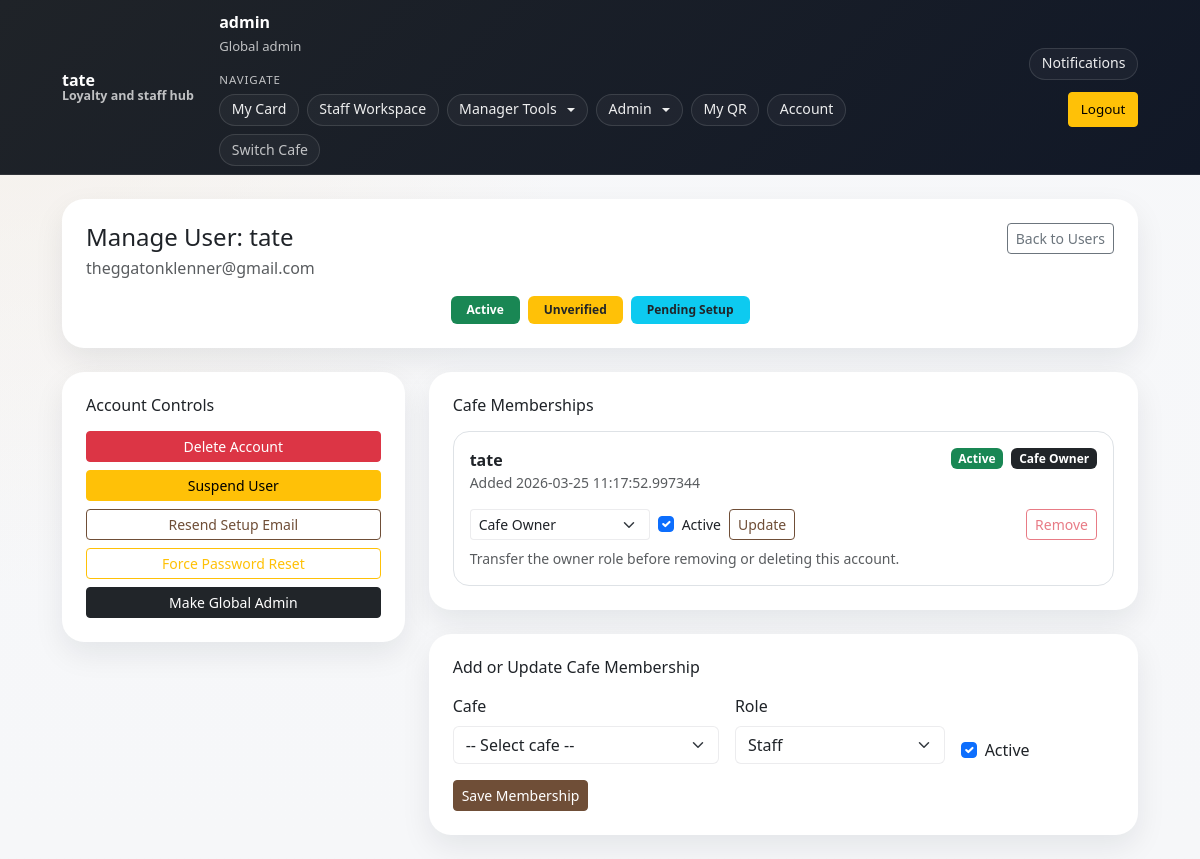
Page /admin/users/2 (signed in) on the earlier database version.
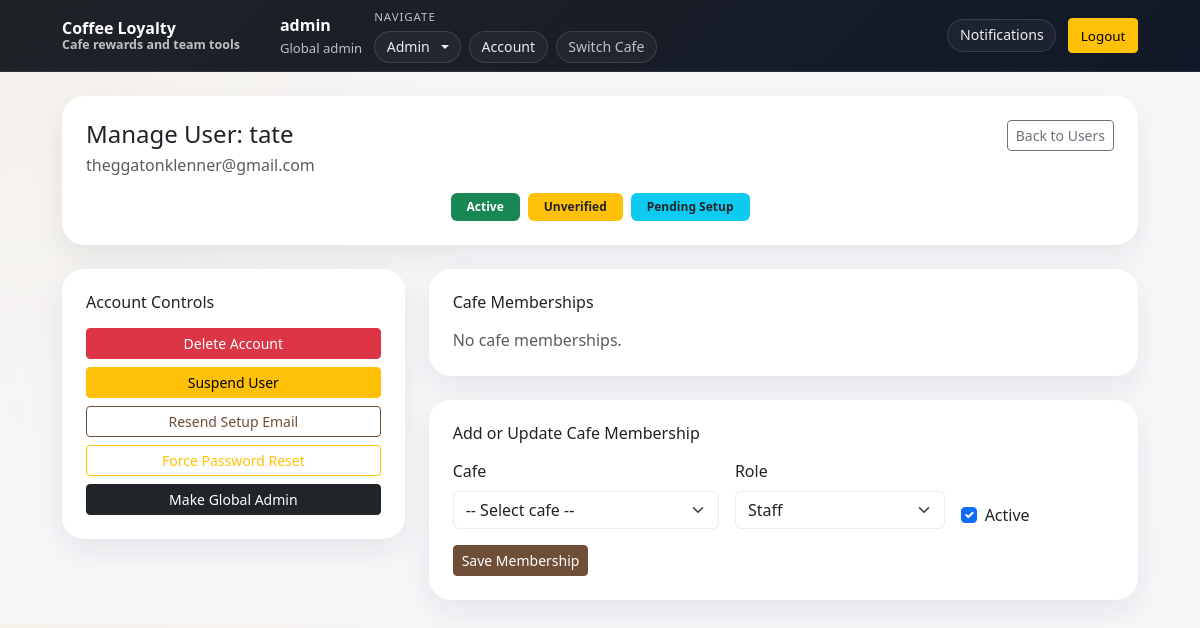
Same page on the later database version.
### models.py (models this page shows)
class Cafe(db.Model):
    __tablename__ = "cafes"
    id = db.Column(db.Integer, primary_key=True)
    name = db.Column(db.String(120), nullable=False)
    slug = db.Column(db.String(80), unique=True, nullable=False, index=True)
    is_active = db.Column(db.Boolean, nullable=False, default=True)
    is_archived = db.Column(db.Boolean, nullable=False, default=False)
    created_at = db.Column(db.DateTime, nullable=False, default=datetime.utcnow)
    logo_url = db.Column(db.String(500), nullable=True)
    accent_color = db.Column(db.String(20), nullable=False, default="#6f4e37")
    secondary_color = db.Column(db.String(20), nullable=False, default="#f5ede3")
    theme_mode = db.Column(db.String(20), nullable=False, default="light")   # light | dark | coffee | modern
    card_style = db.Column(db.String(20), nullable=False, default="rounded") # rounded | minimal | bold
    public_location = db.Column(db.String(255), nullable=True)
    public_opening_hours = db.Column(db.String(255), nullable=True)
    public_join_instructions = db.Column(db.String(500), nullable=True)
    settings = db.relationship(
        "CafeSettings",
        back_populates="cafe",
        uselist=False,
        cascade="all, delete-orphan",
    )
    members = db.relationship(
        "CafeMember",
        back_populates="cafe",
        cascade="all, delete-orphan",
    )
    loyalty_cards = db.relationship(
        "LoyaltyCard",
        back_populates="cafe",
        cascade="all, delete-orphan",
    )
    activity_logs = db.relationship(
        "ActivityLog",
        back_populates="cafe",
        cascade="all, delete-orphan",
    )
    invites = db.relationship(
        "StaffInvite",
        back_populates="cafe",
        cascade="all, delete-orphan",
    )
    reward_tiers = db.relationship(
        "RewardTier",
        back_populates="cafe",
        cascade="all, delete-orphan",
        order_by="RewardTier.points_required.asc()",
    )

class CafeMember(db.Model):
    __tablename__ = "cafe_members"
    id = db.Column(db.Integer, primary_key=True)
    user_id = db.Column(db.Integer, db.ForeignKey("users.id"), nullable=False, index=True)
    cafe_id = db.Column(db.Integer, db.ForeignKey("cafes.id"), nullable=False, index=True)
    role = db.Column(db.String(20), nullable=False)  # owner | manager | staff
    is_active = db.Column(db.Boolean, nullable=False, default=True)
    created_at = db.Column(db.DateTime, nullable=False, default=datetime.utcnow)
    __table_args__ = (
        db.UniqueConstraint("user_id", "cafe_id", name="uq_user_cafe_membership"),
    )
    user = db.relationship("User", back_populates="memberships")
    cafe = db.relationship("Cafe", back_populates="members")

class GlobalSettings(db.Model):
    __tablename__ = "global_settings"
    id = db.Column(db.Integer, primary_key=True, default=1)
    site_name = db.Column(db.String(120), nullable=False, default="Coffee Loyalty")
    allow_public_registration = db.Column(db.Boolean, nullable=False, default=True)
    allow_global_manager_invites = db.Column(db.Boolean, nullable=False, default=True)
    password_reset_expiry_hours = db.Column(db.Integer, nullable=False, default=1)
    default_stamps_required = db.Column(db.Integer, nullable=False, default=9)
    default_points_required = db.Column(db.Integer, nullable=False, default=100)
    default_points_per_purchase = db.Column(db.Integer, nullable=False, default=10)
    default_reward_name = db.Column(db.String(80), nullable=False, default="Free Coffee")
    default_welcome_message = db.Column(db.String(255), nullable=False, default="Welcome back!")
    default_invite_expiry_days = db.Column(db.Integer, nullable=False, default=7)
    default_allow_manager_invites = db.Column(db.Boolean, nullable=False, default=True)
    updated_at = db.Column(db.DateTime, nullable=False, default=datetime.utcnow, onupdate=datetime.utcnow)

### app.py (the view)
    @app.get("/admin/users/<int:user_id>")
    @require_login
    @require_global_admin
    def admin_user_manage(user_id: int):
        u = db.session.get(User, user_id)
        if not u:
            abort(404)
        cafes = (
            Cafe.query
            .filter(Cafe.is_active == True, Cafe.is_archived == False)  # noqa: E712
            .order_by(Cafe.name.asc())
            .all()
        )
        memberships = CafeMember.query.filter_by(user_id=u.id).order_by(CafeMember.created_at.desc()).all()
        cafe_map = {c.id: c for c in Cafe.query.order_by(Cafe.name.asc()).all()}
        return render_template(
            "admin_user_manage.html",
            target=u,
            cafes=cafes,
            memberships=memberships,
            cafe_map=cafe_map
        )

### app.py (called while the page is built, shortened)
def ensure_global_settings() -> GlobalSettings:
    settings = db.session.get(GlobalSettings, 1)
    if settings:
        return settings
    settings = GlobalSettings(id=1)
    db.session.add(settings)
    db.session.commit()
    return settings

def ensure_email_settings() -> EmailSettings:
    settings = db.session.get(EmailSettings, 1)
    if settings:
        return settings

def cafe_is_available(cafe: Cafe | None) -> bool:
    return bool(cafe and cafe.is_active and not getattr(cafe, "is_archived", False))

def normalize_phone(phone_number: str) -> str:
    return re.sub(r"\D+", "", phone_number or "")

def normalize_email(email: str) -> str:
    return (email or "").strip().lower()

def get_user_contact(user_id: int) -> UserContact | None:
    return UserContact.query.filter_by(user_id=user_id).first()

def get_user_block(user: User | None) -> BlockedContact | None:
    if not user:
        return None
    contact = get_user_contact(user.id)
    return get_blocked_contact(email=user.email, phone_number=contact.phone_number if contact else None)

### templates/admin_user_manage.html (shortened to what the changed rows need)
{% extends "base.html" %}
{% block content %}
<div class="card shadow-sm border-0 mb-4">
  <div class="card-body p-4">
    <div class="d-flex flex-column gap-3">
      <div class="d-flex justify-content-between align-items-start flex-wrap gap-3">
        <div>
          <h1 class="h4 mb-1">Manage User: {{ target.username }}</h1>
        </div>
      </div>
    </div>
  </div>
</div>
<div class="row g-4">
  <div class="col-lg-4">
    <div class="card shadow-sm border-0">
      <div class="card-body p-4">
        <h2 class="h6 mb-3">Account Controls</h2>
      </div>
    </div>
  </div>
  <div class="col-lg-8">
    <div class="card shadow-sm border-0 mb-4">
      <div class="card-body p-4">
        <h2 class="h6 mb-3">Cafe Memberships</h2>
        {% if memberships %}
          <div class="d-flex flex-column gap-3">
            {% for m in memberships %}
              <div class="rounded-4 border p-3">
                <div class="d-flex justify-content-between align-items-start flex-wrap gap-2 mb-3">
                  <div>
                    <div class="fw-semibold">{{ cafe_map[m.cafe_id].name if cafe_map.get(m.cafe_id) else 'Unknown Cafe' }}</div>
                    <div class="text-muted small">Added {{ m.created_at }}</div>
                  </div>
                  <div class="d-flex flex-wrap gap-2">
                    <span class="badge {% if m.is_active %}bg-success{% else %}bg-secondary{% endif %}">{{ 'Active' if m.is_active else 'Inactive' }}</span>
                    <span class="badge {% if m.role == 'owner' %}bg-dark{% elif m.role == 'manager' %}bg-primary{% else %}text-bg-light border{% endif %}">
                      {% if m.role == 'owner' %}Cafe Owner{% else %}{{ m.role|title }}{% endif %}
                    </span>
                  </div>
                </div>
                <div class="d-flex flex-column flex-xl-row gap-2">
                  <form method="post" action="{{ url_for('admin_user_membership', user_id=target.id) }}" class="d-flex flex-wrap gap-2 flex-grow-1">
                    <select name="role" class="form-select form-select-sm" style="max-width: 180px;">
                      <option value="owner" {% if m.role=='owner' %}selected{% endif %}>Cafe Owner</option>
                    </select>
                    <div class="form-check align-self-center">
                      <input class="form-check-input" type="checkbox" name="is_active" id="active_{{ m.id }}" {% if m.is_active %}checked{% endif %}>
                      <label class="form-check-label small" for="active_{{ m.id }}">Active</label>
                    </div>
                    <button class="btn btn-outline-primary btn-sm" type="submit">Update</button>
                  </form>
                  <form method="post" action="{{ url_for('admin_user_membership', user_id=target.id) }}">
                    <button class="btn btn-outline-danger btn-sm" type="submit" {% if m.role == 'owner' %}disabled{% endif %}>Remove</button>
                  </form>
                </div>
                {% if m.role == 'owner' %}
                  <div class="text-muted small mt-2">Transfer the owner role before removing or deleting this account.</div>
                {% endif %}
              </div>
            {% endfor %}
          </div>
        {% else %}
          <p class="text-muted mb-0">No cafe memberships.</p>
        {% endif %}
      </div>
    </div>
    <div class="card shadow-sm border-0">
      <div class="card-body p-4">
        <h2 class="h6 mb-3">Add or Update Cafe Membership</h2>
      </div>
    </div>
  </div>
</div>
{% endblock %}

### templates/base.html (shortened to what this page needs)
<!doctype html>
<html lang="en">
<head>
<link href="https://cdn.jsdelivr.net/npm/bootstrap@5.3.3/dist/css/bootstrap.min.css" rel="stylesheet">
</head>
<body class="theme-{{ active_cafe.theme_mode if active_cafe else 'light' }} card-{{ active_cafe.card_style if active_cafe else 'rounded' }}">
<nav class="navbar navbar-expand-lg navbar-dark sticky-top">
<div class="container main-container">
<a class="navbar-brand fw-semibold" href="{{ url_for('index') }}">
<span class="brand-copy">
<span class="brand-title">{{ active_cafe.name if active_cafe else (global_settings.site_name if global_settings else 'Coffee Loyalty') }}</span>
<span class="brand-subtitle">
{% if active_cafe %}
Loyalty and staff hub
{% else %}
Cafe rewards and team tools
{% endif %}
</span>
</span>
</a>
<div class="collapse navbar-collapse" id="navMenu">
<div class="nav-layout ms-lg-4">
{% if me %}
<div class="nav-cluster">
<div class="nav-status" aria-label="Current account">
<strong>{{ me.username }}</strong>
<span>
{% if me_is_admin %}
Global admin
{% elif me_membership %}
{{ 'Cafe Owner' if me_membership.role == 'owner' else me_membership.role|capitalize }} at {{ active_cafe.name if active_cafe else 'selected cafe' }}
{% elif active_cafe %}
Customer at {{ active_cafe.name }}
{% else %}
Signed in
{% endif %}
</span>
</div>
<div class="nav-stack" aria-label="Workspace navigation">
<div class="nav-group-label">Navigate</div>
<div class="nav-menu-group">
{% if active_cafe %}
<a class="nav-chip {% if request.endpoint in ['card', 'card_history', 'open_card', 'cafe_card', 'cafe_history'] %}active{% endif %}"
href="{{ url_for('cafe_card', cafe_slug=active_cafe.slug) }}"
aria-current="{% if request.endpoint in ['card', 'card_history'] %}page{% endif %}">
My Card
</a>
{% endif %}
{% if active_cafe and (me_is_admin or (me_membership and me_membership.role in ['staff','manager','owner'])) %}
<a class="nav-chip {% if request.endpoint in ['staff_home', 'cafe_staff'] %}active{% endif %}"
href="{{ url_for('cafe_staff', cafe_slug=active_cafe.slug) }}"
aria-current="{% if request.endpoint in ['staff_home', 'cafe_staff'] %}page{% endif %}">
Staff Workspace
</a>
{% endif %}
{% if active_cafe and (me_is_admin or (me_membership and me_membership.role in ['manager', 'owner'])) %}
<div class="dropdown">
<button class="nav-chip nav-dropdown-toggle dropdown-toggle "
type="button"
data-bs-toggle="dropdown"
aria-expanded="false">
Manager Tools
</button>
</div>
{% endif %}
{% if me_is_admin %}
<div class="dropdown">
<button class="nav-chip nav-dropdown-toggle dropdown-toggle {% if request.endpoint in ['admin_create_cafe', 'admin_users', 'admin_global_settings', 'admin_cafes'] %}active{% endif %}"
type="button"
data-bs-toggle="dropdown"
aria-expanded="false">
Admin
</button>
</div>
{% endif %}
{% if active_cafe %}
<a class="nav-chip {% if request.endpoint == 'my_qr' %}active{% endif %}"
href="{{ url_for('my_qr') }}"
aria-current="{% if request.endpoint == 'my_qr' %}page{% endif %}">
My QR
</a>
{% endif %}
<a class="nav-chip {% if request.endpoint == 'account' %}active{% endif %}"
href="{{ url_for('account') }}"
aria-current="{% if request.endpoint == 'account' %}page{% endif %}">
Account
</a>
<a class="nav-chip nav-chip-muted {% if request.endpoint == 'select_cafe' %}active{% endif %}"
href="{{ url_for('select_cafe') }}"
aria-current="{% if request.endpoint == 'select_cafe' %}page{% endif %}">
Switch Cafe
</a>
</div>
</div>
</div>
<div class="nav-cluster justify-content-lg-end">
<div class="dropdown">
<button class="nav-chip nav-dropdown-toggle {% if unread_notifications %}active{% endif %}"
type="button"
data-bs-toggle="dropdown"
aria-expanded="false"
aria-label="Notifications">
Notifications
</button>
</div>
<form method="post"
action="{{ url_for('logout') }}"
class="m-0">
<button class="btn btn-warning btn-sm">Logout</button>
</form>
</div>
{% endif %}
</div>
</div>
</div>
</nav>
<main class="container main-container py-4" id="main-content" tabindex="-1">
{% block content %}{% endblock %}
</main>
</body>
</html>

Differences in the rows shown:
removed Cafe: name "tate"
removed CafeMember: created_at "2026-03-25 11:17:52.997344", is_active "Active", shows "Cafe Owner", role "Cafe Owner", is_active "☑", shows "Transfer the owner role before removing or deleting this account."
now on this page (row unchanged): GlobalSettings: site_name "Coffee Loyalty"
Other differences:
text no longer shown: "Loyalty and staff hub My Card Staff Workspace Manager Tools My QR"
text now shown: "Cafe rewards and team tools No cafe memberships."
